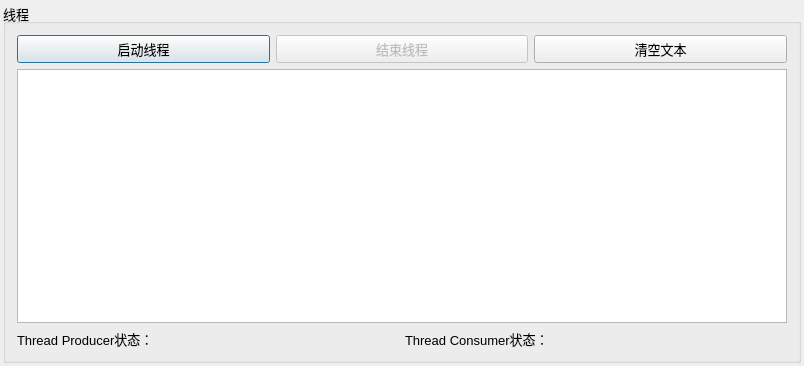
<?xml version="1.0" encoding="UTF-8"?>
<ui version="4.0">
 <class>Dialog</class>
 <widget class="QDialog" name="Dialog">
  <property name="geometry">
   <rect>
    <x>0</x>
    <y>0</y>
    <width>804</width>
    <height>366</height>
   </rect>
  </property>
  <property name="minimumSize">
   <size>
    <width>804</width>
    <height>276</height>
   </size>
  </property>
  <property name="font">
   <font>
    <pointsize>10</pointsize>
   </font>
  </property>
  <property name="windowTitle">
   <string>多线程，使用QSemaphore</string>
  </property>
  <layout class="QVBoxLayout" name="verticalLayout_2">
   <property name="spacing">
    <number>3</number>
   </property>
   <property name="leftMargin">
    <number>3</number>
   </property>
   <property name="topMargin">
    <number>3</number>
   </property>
   <property name="rightMargin">
    <number>3</number>
   </property>
   <property name="bottomMargin">
    <number>3</number>
   </property>
   <item>
    <widget class="QGroupBox" name="groupBox">
     <property name="title">
      <string>线程</string>
     </property>
     <layout class="QVBoxLayout" name="verticalLayout">
      <item>
       <layout class="QHBoxLayout" name="horizontalLayout">
        <item>
         <widget class="QPushButton" name="btnStartThread">
          <property name="text">
           <string>启动线程</string>
          </property>
         </widget>
        </item>
        <item>
         <widget class="QPushButton" name="btnStopThread">
          <property name="enabled">
           <bool>false</bool>
          </property>
          <property name="text">
           <string>结束线程</string>
          </property>
         </widget>
        </item>
        <item>
         <widget class="QPushButton" name="btnClear">
          <property name="text">
           <string>清空文本</string>
          </property>
         </widget>
        </item>
       </layout>
      </item>
      <item>
       <layout class="QHBoxLayout" name="horizontalLayout_3">
        <item>
         <widget class="QPlainTextEdit" name="plainTextEdit"/>
        </item>
       </layout>
      </item>
      <item>
       <layout class="QHBoxLayout" name="horizontalLayout_2">
        <item>
         <widget class="QLabel" name="LabA">
          <property name="text">
           <string>Thread Producer状态：</string>
          </property>
         </widget>
        </item>
        <item>
         <widget class="QLabel" name="LabB">
          <property name="text">
           <string>Thread Consumer状态：</string>
          </property>
         </widget>
        </item>
       </layout>
      </item>
     </layout>
    </widget>
   </item>
  </layout>
 </widget>
 <layoutdefault spacing="6" margin="11"/>
 <resources/>
 <connections/>
</ui>
